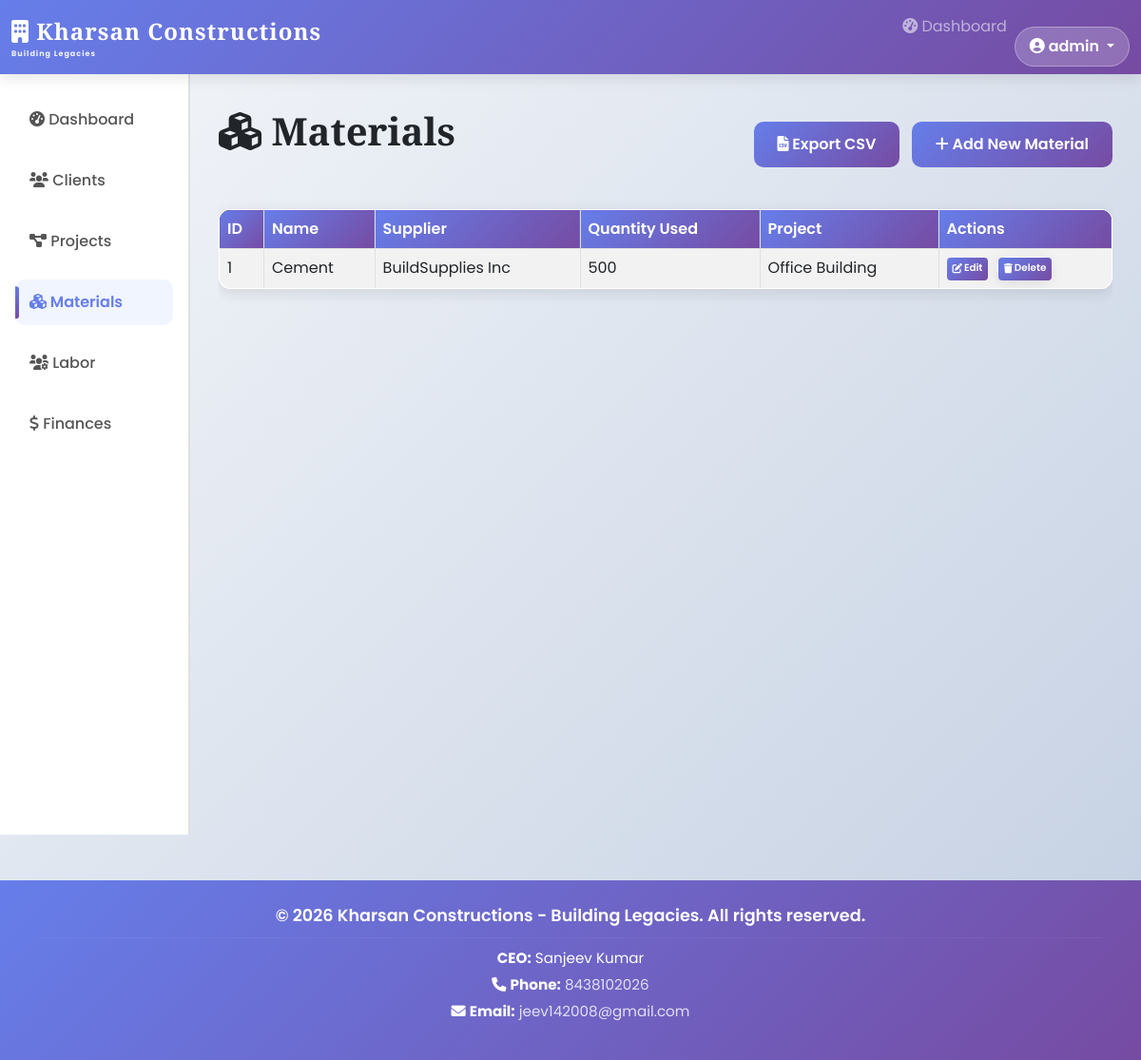
Page /materials (signed in) on the committed database.
### tables this page shows
CREATE TABLE materials (
    material_id INTEGER PRIMARY KEY AUTOINCREMENT,
    project_id INTEGER,
    name TEXT NOT NULL,
    supplier_name TEXT,
    quantity_used INTEGER,
    FOREIGN KEY (project_id) REFERENCES projects(project_id)
);

CREATE TABLE projects (
    project_id INTEGER PRIMARY KEY AUTOINCREMENT,
    client_id INTEGER,
    name TEXT NOT NULL,
    site_location TEXT,
    start_date DATE,
    status TEXT,
    FOREIGN KEY (client_id) REFERENCES clients(client_id)
);

### backend.py (the view)
@app.route('/materials')
@login_required
def materials():
    conn = get_db_connection()
    materials_list = conn.execute('''
        SELECT m.material_id, m.name, m.supplier_name, m.quantity_used, p.name as project_name
        FROM materials m
        JOIN projects p ON m.project_id = p.project_id
    ''').fetchall()
    conn.close()
    return render_template('materials.html', materials=materials_list)

### backend.py (called while the page is built)
def get_db_connection():
    conn = sqlite3.connect(DATABASE)
    conn.row_factory = sqlite3.Row
    return conn

def login_required(f):
    @wraps(f)
    def decorated_function(*args, **kwargs):
        if 'user_id' not in session:
            return redirect(url_for('login'))
        return f(*args, **kwargs)
    return decorated_function

### templates/materials.html (shortened to what this page needs)
{% extends "base.html" %}
{% block content %}
<div class="d-flex justify-content-between align-items-center mb-4">
    <h1><i class="fas fa-cubes"></i> Materials</h1>
    <div>
        <a href="{{ url_for('export_table', table='materials') }}" class="btn btn-success me-2"><i class="fas fa-file-csv"></i> Export CSV</a>
        <a href="{{ url_for('add_material') }}" class="btn btn-primary"><i class="fas fa-plus"></i> Add New Material</a>
    </div>
</div>
<div class="table-responsive">
    <table class="table table-striped table-hover">
        <thead class="table-dark">
            <tr>
                <th>ID</th>
                <th>Name</th>
                <th>Supplier</th>
                <th>Quantity Used</th>
                <th>Project</th>
                <th>Actions</th>
            </tr>
        </thead>
        <tbody>
            {% for material in materials %}
            <tr>
                <td>{{ material['material_id'] }}</td>
                <td>{{ material['name'] }}</td>
                <td>{{ material['supplier_name'] }}</td>
                <td>{{ material['quantity_used'] }}</td>
                <td>{{ material['project_name'] }}</td>
                <td>
                    <a href="{{ url_for('edit_material', id=material['material_id']) }}" class="btn btn-warning btn-sm me-1"><i class="fas fa-edit"></i> Edit</a>
                    <form method="post" action="{{ url_for('delete_material', id=material['material_id']) }}" class="d-inline" onsubmit="return confirm('Are you sure you want to delete this material?')">
                        <button type="submit" class="btn btn-danger btn-sm"><i class="fas fa-trash"></i> Delete</button>
                    </form>
                </td>
            </tr>
            {% endfor %}
        </tbody>
    </table>
</div>
{% endblock %}

### static/style.css (style rules this page uses)
* { font-family: 'Poppins', sans-serif; margin: 0; padding: 0; box-sizing: border-box; }
h1, h2, h3, h4, h5, h6 { font-family: 'Playfair Display', serif; font-weight: 700; }
body { background: linear-gradient(135deg, #f5f7fa 0%, #c3cfe2 100%); min-height: 100vh; }
table { width: 100%; border-collapse: collapse; margin-top: 20px; background: white; border-radius: 12px; overflow: hidden; box-shadow: 0 4px 15px rgba(0, 0, 0, 0.1); animation: fadeIn 0.6s ease-in; }
table, th, td { border: 1px solid #e0e0e0; }
th { background: linear-gradient(135deg, #667eea 0%, #764ba2 100%); color: white; padding: 15px; text-align: left; font-weight: 600; }
td { padding: 12px 15px; color: #555; }
tr { transition: all 0.3s ease; }
form { background: white; padding: 30px; border-radius: 15px; box-shadow: 0 4px 15px rgba(0, 0, 0, 0.1); animation: slideUp 0.6s ease-out; max-width: 600px; }
button, .btn { padding: 12px 25px; background: linear-gradient(135deg, #667eea 0%, #764ba2 100%); color: white; border: none; border-radius: 10px; cursor: pointer; font-weight: 600; font-size: 1rem; transition: all 0.3s ease; font-family: 'Poppins', sans-serif; margin-top: 20px; }
.btn-sm { padding: 3px 6px !important; font-size: 0.65rem !important; margin-top: 0 !important; border-radius: 4px !important; display: inline-flex; align-items: center; gap: 2px; height: 24px; white-space: nowrap; line-height: 1; }
.btn-sm i { font-size: 0.65rem; }
.btn-sm + .btn-sm, .btn-sm + form .btn-sm { margin-left: 2px; }
.d-inline { display: inline !important; margin: 0 !important; padding: 0 !important; }
.d-inline .btn-sm { margin-left: 2px; vertical-align: middle; }
a { color: #667eea; text-decoration: none; transition: all 0.3s ease; }

### templates/base.html (style rules this page uses)
* { font-family: 'Poppins', sans-serif; }
h1, h2, h3, h4, h5, h6 { font-family: 'Playfair Display', serif; font-weight: 700; }
body { background-color: #f5f7fa; animation: fadeIn 0.5s ease-in; }

### rows in the picture
materials: material_id "1", name "Cement", supplier_name "BuildSupplies Inc", quantity_used "500", project_name "Office Building"

### other values in the picture
{{ session['username'] }} "admin"
